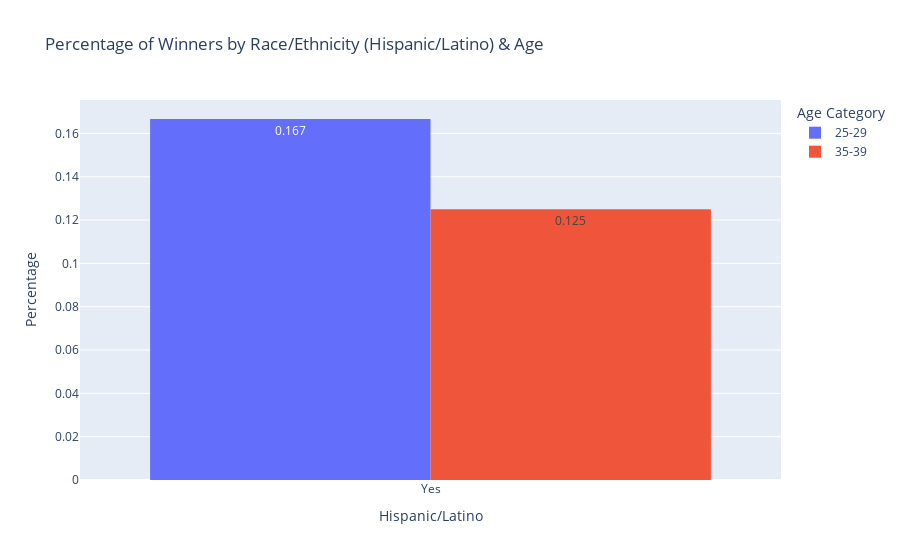

This figure's notebook cell:
### Code cell
fig = px.histogram(age_winner, x = "latin_american", y= "proportion",  color = "age_category", title = "Percentage of Winners by Race/Ethnicity (Hispanic/Latino) & Age",
                  text_auto = '.3f', barmode = "group",  labels = {"latin_american" : "Hispanic/Latino",
                                                                                       "age_category" : "Age Category"})
fig.update_layout(yaxis_title="Percentage") 
fig.show()

### Figure 1 — Plotly figure (JSON) as saved in the notebook; plotly's stock layout.template omitted (floating-point values rounded to 4 significant figures)
{"data": [{"alignmentgroup": "True", "bingroup": "x", "histfunc": "sum", "hovertemplate": "Age Category=25-29<br>Hispanic/Latino=%{x}<br>sum of proportion=%{y}<extra></extra>", "legendgroup": "25-29", "marker": {"color": "#636efa", "pattern": {"shape": ""}}, "name": "25-29", "offsetgroup": "25-29", "orientation": "v", "showlegend": true, "texttemplate": "%{value:.3f}", "type": "histogram", "x": ["Yes"], "xaxis": "x", "y": [0.1667], "yaxis": "y"}, {"alignmentgroup": "True", "bingroup": "x", "histfunc": "sum", "hovertemplate": "Age Category=35-39<br>Hispanic/Latino=%{x}<br>sum of proportion=%{y}<extra></extra>", "legendgroup": "35-39", "marker": {"color": "#EF553B", "pattern": {"shape": ""}}, "name": "35-39", "offsetgroup": "35-39", "orientation": "v", "showlegend": true, "texttemplate": "%{value:.3f}", "type": "histogram", "x": ["Yes"], "xaxis": "x", "y": [0.125], "yaxis": "y"}], "layout": {"autosize": true, "barmode": "group", "legend": {"title": {"text": "Age Category"}, "tracegroupgap": 0}, "title": {"text": "Percentage of Winners by Race/Ethnicity (Hispanic/Latino) & Age"}, "xaxis": {"anchor": "y", "autorange": true, "domain": [0, 1], "range": [-0.5, 0.5], "title": {"text": "Hispanic/Latino"}, "type": "category"}, "yaxis": {"anchor": "x", "autorange": true, "domain": [0, 1], "range": [0, 0.1754], "title": {"text": "Percentage"}, "type": "linear"}}}
